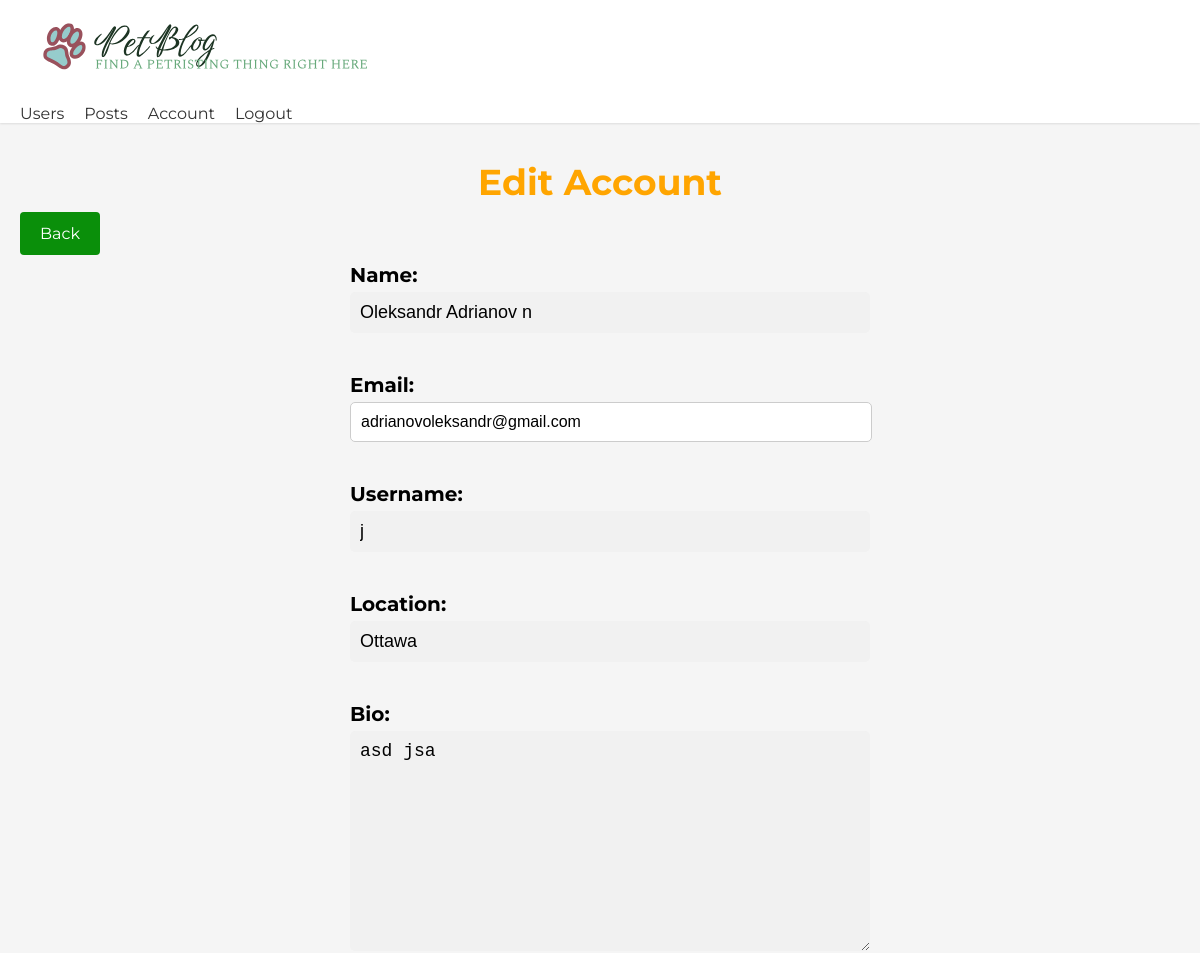
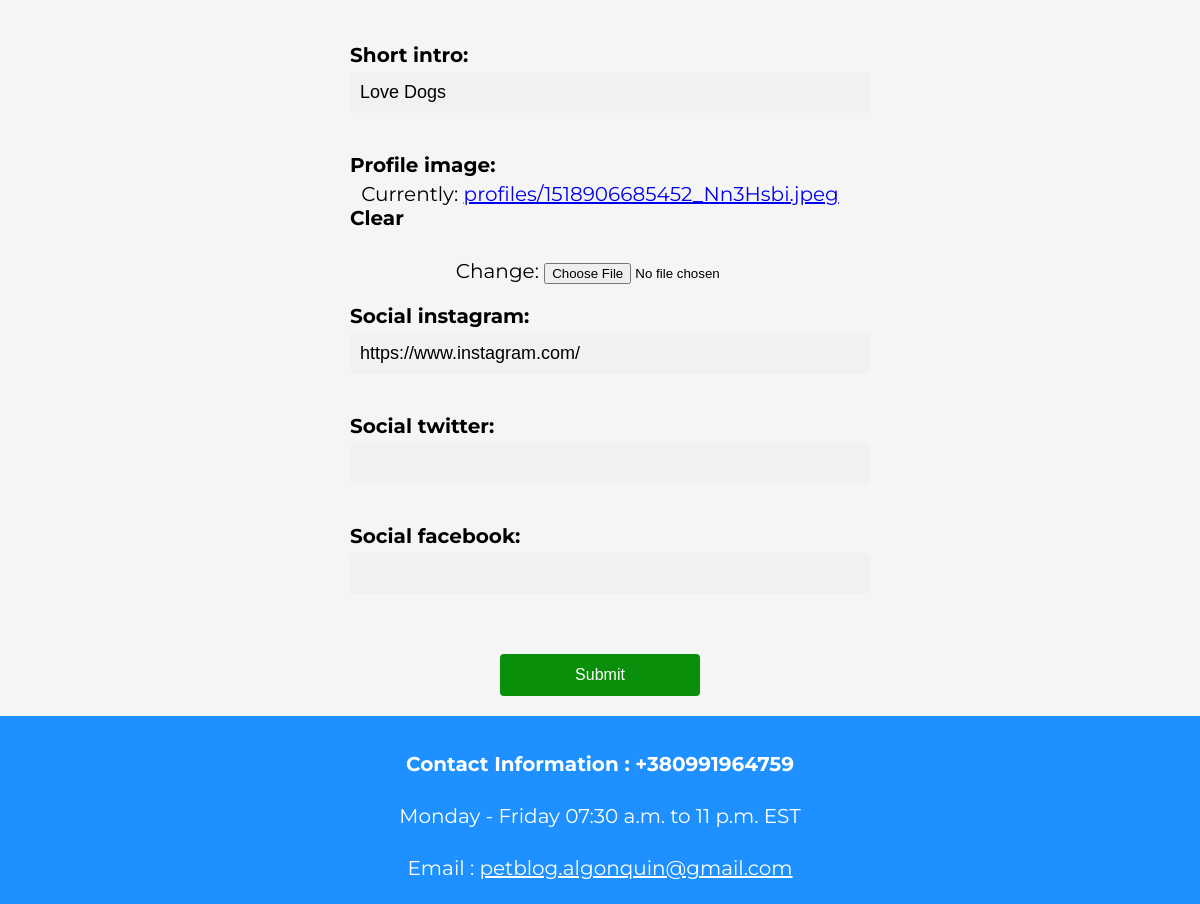
Page /eddit-account/ (signed in) on the committed database (2 pictures, top to bottom).
### users/models.py (models this page shows, shortened)
class Profile(models.Model):
    user = models.OneToOneField(User, on_delete=models.CASCADE, null=True, blank=True)
    name = models.CharField(max_length=200, blank=True, null=True)
    email = models.EmailField(max_length=200, blank=True, null=True)
    username = models.CharField(max_length=200, blank=True, null=True)
    location = models.CharField(max_length=200, blank=True, null=True)
    short_intro = models.CharField(max_length=200, blank=True, null=True)
    bio = models.TextField(blank=True, null=True)
    profile_image = models.ImageField(null=True, blank=True, upload_to='profiles/', default='profiles/default.png')
    social_instagram = models.CharField(max_length=200, blank=True, null=True)
    social_facebook = models.CharField(max_length=200, blank=True, null=True)
    social_twitter = models.CharField(max_length=200, blank=True, null=True)
    created = models.DateTimeField(auto_now_add=True)

### users/views.py (the view)
# urls.py: path('eddit-account/', views.editAccount, name='edit-account'),
@login_required(login_url='login')
def editAccount(request):
    profile = request.user.profile
    form = ProfileForm(instance=profile)
    if request.method == 'POST':
        form = ProfileForm(request.POST, request.FILES, instance=profile)
        if form.is_valid():
            form.save()
            return redirect('account')
    context = {'form': form}
    return render(request, 'users/profile_form.html', context)

### users/forms.py
class ProfileForm(ModelForm):
    class Meta:
        model = Profile
        fields = ['name', 'email', 'username', 'location',
                  'bio', 'short_intro', 'profile_image', 'social_instagram',
                  'social_twitter', 'social_facebook']

### users/templates/users/profile_form.html (shortened to what this page needs)
{% extends 'main.html' %}
{% block content%}
<div class="form-container">
<h1>Edit Account</h1>
<a class="backButton" href="{% url 'account' %}">Back</a>
<form id='profile_form' method="POST" action="{% url 'edit-account' %}", enctype="multipart/form-data">
    <div class="form-field">
    {{form.as_p}}
    </div>
    <input type="submit" value="Submit"/>
</form>
</div>
{% endblock %}

### static/styles/main.css (style rules this page uses)
h1 { color: orange; }

### static/styles/login.css (style rules this page uses)
input { width: 200px; }

### static/styles/delete.css (style rules this page uses)
p { font-size: 20px; margin-bottom: 20px; }
button, input[type="submit"] { background-color: #0a8f0a; color: #fff; border: none; padding: 10px 20px; border-radius: 5px; cursor: pointer; transition: background-color 0.3s ease; text-decoration: none; font-size: 16px; margin-top: 20px; }

### static/styles/profile_form.css (style rules this page uses)
h1 { font-size: 36px; font-weight: bold; margin-bottom: 20px; margin-top: 150px; text-align: center; }
.backButton { background-color: #0a8f0a; color: white; padding: 12px 20px; border: none; border-radius: 4px; cursor: pointer; font-size: 16px; margin-left: 20px; text-decoration: none; }
form { margin: 0 auto; max-width: 500px; text-align: center; }
label { display: block; margin-bottom: 10px; text-align: left; font-weight: bold; }
input[type="text"], input[type="email"], textarea { width: 100%; padding: 10px; border-radius: 5px; border: 1px solid #ccc; font-size: 16px; margin-bottom: 20px; }
input[type="submit"] { background-color: #0a8f0a;; color: white; padding: 12px 20px; border: none; border-radius: 4px; cursor: pointer; font-size: 16px; }

### static/styles/single-project.css (style rules this page uses)
.form-field { margin-bottom: 20px; }
.form-field label { display: block; font-size: 20px; margin-bottom: 5px; }
.form-field input[type="text"], .form-field textarea { width: 100%; padding: 10px; font-size: 18px; border: none; border-radius: 5px; background-color: #f1f1f1; }

### static/styles/navbar.css (style rules this page uses)
body { background-color: #f5f5f5; font-family: 'Montserrat', sans-serif; margin: 0; }

### rows in the picture
Profile: name "Oleksandr Adrianov n", email "adrianovoleksandr@gmail.com", username "j", location "Ottawa", bio "asd jsa", short_intro "Love Dogs", social_instagram "https://www.instagram.com/"
